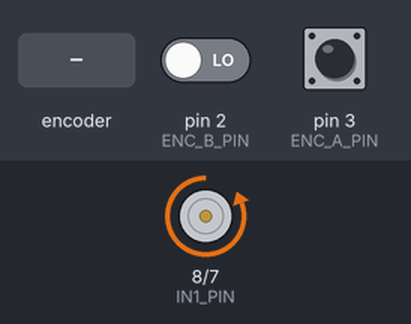
Recording of a sketch running on a simulated Arduino Uno, built with avr-gcc and run on an emulated ATmega328P. On the bench: motor-driver pin pairs drawn as motors (green arrow = first pin HIGH = forward, orange = second pin HIGH = backward, longer = more drive, scaled by the enable pin). Inputs (shaded band) come from the test bench; at power-on: pin 2 (ENC_B_PIN) LOW, pin 3 (ENC_A_PIN) HIGH. What the sketch prints to the serial monitor is not drawn.

Above: at 1.2 s.
1.3 s: rotary encoder on pin 3 (ENC_A_PIN) / pin 2 (ENC_B_PIN) turned 1 step (first pin leading)
At 4.2 s:
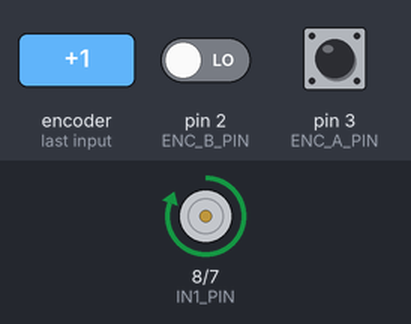
4.5 s: rotary encoder on pin 3 (ENC_A_PIN) / pin 2 (ENC_B_PIN) turned 2 steps (second pin leading)
At 12.72 s:
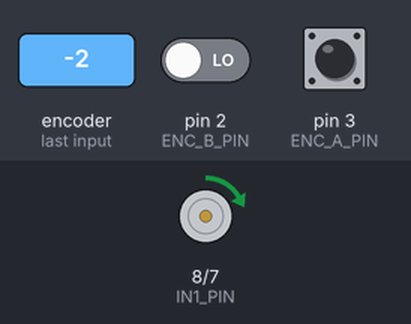
Timing chart, 0 to 29.8 s (numbered marks = the images above; inputs shaded):
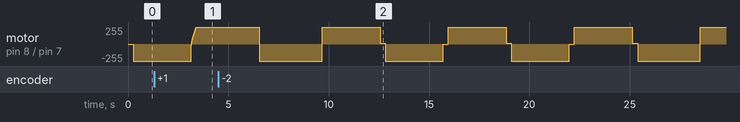

The sketch:

pidControlledMotorWithEncoder.ino
```cpp
#include <util/atomic.h>
#include <PIDController.h>

#define ENC_A_PIN 3
#define ENC_B_PIN 2
#define MOTOR_PWM_PIN 5
#define IN1_PIN 8
#define IN2_PIN 7

PIDController pid;

float KP = 4;
float KD = 0.025;
float KI = 0.025;

volatile int positionCounter = 0;
long previousTime = 0;

void setup() {
  Serial.begin(9600);

  pinMode(ENC_A_PIN, INPUT);
  pinMode(ENC_B_PIN, INPUT);
  pinMode(MOTOR_PWM_PIN, OUTPUT);
  pinMode(IN1_PIN, OUTPUT);
  pinMode(IN2_PIN, OUTPUT);

  attachInterrupt(
    digitalPinToInterrupt(ENC_A_PIN),
    readEncoder,
    RISING
  );

  pid.begin();
  pid.tune(KP, KI, KD);
  pid.limit(-255, 255);
  pid.minimize(1);
}

void loop() {

  int setpoint = 250 * sin(previousTime / 1e6);
  pid.setpoint(setpoint);

  int position = 0;
  ATOMIC_BLOCK(ATOMIC_RESTORESTATE) {
    position = positionCounter;
  }
  setMotor(
    pid.compute(position),
    MOTOR_PWM_PIN,
    IN1_PIN,
    IN2_PIN
  );

  Serial.print(setpoint);
  Serial.print(" ");
  Serial.print(position);
  Serial.println();

  previousTime = micros();
}

void setMotor(int pwmVal, int pwmPin, int in1Pin, int in2Pin) {
  analogWrite(pwmPin, fabs(pwmVal));
  if (pwmVal > 0) {
    digitalWrite(in1Pin, LOW);
    digitalWrite(in2Pin, HIGH);
  }
  else {
    digitalWrite(in1Pin, HIGH);
    digitalWrite(in2Pin, LOW);
  }
}

void readEncoder() {
  int b = digitalRead(ENC_B_PIN);
  if (b > 0) {
    positionCounter++;
  }
  else {
    positionCounter--;
  }
}
```

Measured:
- by itself, motor on pin 8 (IN1_PIN) / pin 7 (IN2_PIN): repeats every 6.3 s: forward 255/255 2.9 s, forward 11/255 0.26 s, backward 255/255 2.9 s, backward 2/255 0.25 s
